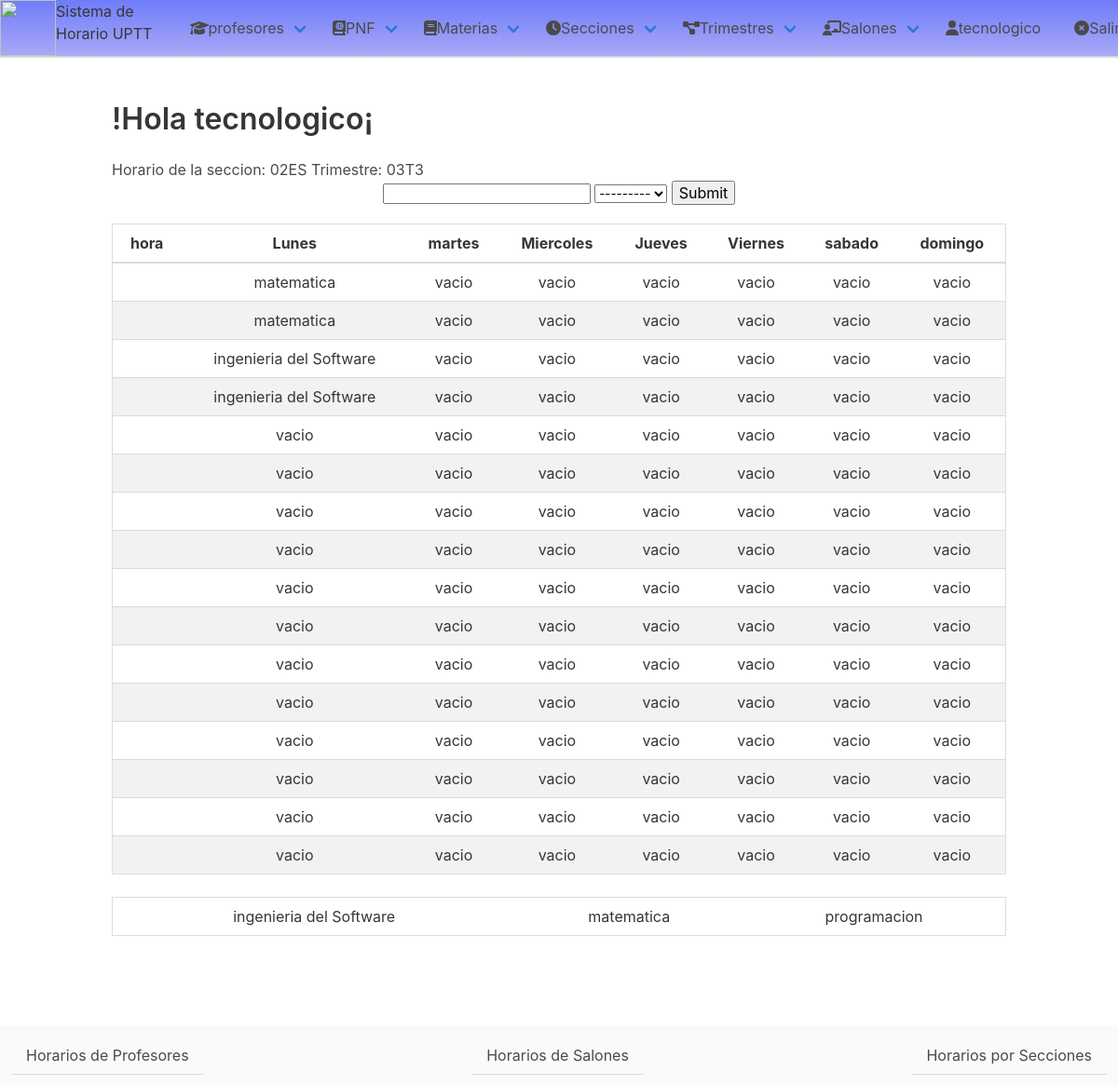
Screenshot of /editar-horario/4 (signed in) with the database file from the repository.
### horario/models.py (models this page shows, shortened)
class Horarios(models.Model):
    codigo = models.CharField(max_length=10, default=None)
    seccion = models.ForeignKey(Secciones, null=True, on_delete=models.CASCADE)
    posicion = models.TextField(max_length=5000, default=None)
    class Meta:
        ordering = ["codigo"]
        verbose_name_plural = "Horarios"

class Secciones(models.Model):
    modalidades = [('FS', "fin de semana"), ('ES', "entre semana")]
    codigo = models.CharField(max_length=10)
    pnf = models.ForeignKey(PNF, null=True, on_delete=models.CASCADE)
    trimestre = models.ForeignKey(Trimestre, on_delete=models.DO_NOTHING)
    modalidad = models.CharField(max_length=30, choices=modalidades)
    profesores = models.ManyToManyField(Profesores)
    class Meta:
        ordering = ["codigo"]
        verbose_name_plural = "Secciones"
    def __str__(self):  # __unicode__ en Python 3
        return self.codigo

class Trimestre(models.Model):
    codigo = models.CharField(max_length=10)
    materias = models.ManyToManyField(Materias)
    Trayecto = models.PositiveIntegerField('Trayecto', null=True)
    def __str__(self):
        return self.codigo

class Materias(models.Model):
    nombre = models.CharField('Nombre de Materia', max_length=50)
    codigo = models.CharField('Codigo de Materia', max_length=10)
    unidadesC = models.PositiveIntegerField('Unidades Curriculares')
    class Meta:
        ordering = ["nombre"]
        verbose_name_plural = "Materias"

### horario/views.py (the view)
# urls.py: path('editar-horario/<int:id>', views.HorarioUpdate, name="editar horario"),
@login_required
def HorarioUpdate(request, id):
    horario = get_object_or_404(Horarios, id=id)
    trimestre = Trimestre.objects.filter(codigo__icontains=horario.seccion.trimestre)
    if request.method == "POST":
        form = HorarioForm(request.POST, instance=horario)
        if form.is_valid():
            form.save()
            redirect("horario/secciones")
    else:
        form = HorarioForm()
    try:
        posicion = json.loads(horario.posicion)
        return (
            render(request, "horario/horario_update.html",
                   context={'horarios': horario, 'posicion': posicion, 'form': form, 'trimestre': trimestre},
                   )
        )
    except (KeyError, Horarios.DoesNotExist):
        return render(request, 'listasHorarios/secciones_h.html', {
            'question': horario,
            'error_message': "Ese Horario no existe, por favor escoja otro.",
        })

### horario/form.py
class HorarioForm(forms.ModelForm):
    class Meta:
        model = Horarios
        fields = ('codigo', 'seccion', 'posicion')

### templates/horario/horario_update.html (shortened to what this page needs)
{% extends 'base_home.html' %}
{% block content %}
<div>
    <div>
        <h3>Horario de la seccion: {{ horarios.seccion }} Trimestre: {{ horarios.seccion.trimestre }}</h3>
    </div>
    <form class="field has-text-centered" method="post" >{% csrf_token %}
        <span>{{ form.codigo }}</span>
        <span>{{ form.seccion }}</span>
        <input class="control" type="submit">
    </form>
</div>
    <table class="table">
        <thead>
        <th>
            hora
        </th>
        <th>
            Lunes
        </th>
        <th>
            martes
        </th>
        <th>
            Miercoles
        </th>
        <th>
            Jueves
        </th>
        <th>
            Viernes
        </th>
        <th>
            sabado
        </th>
        <th>
            domingo
        </th>
        </thead>
        <tbody>
        {% for i in "abcdefghijklmnop"%}
            <tr>
                <td class="hora">
                </td>
                {% for foo in "lmMjvsd" %}
                    <td class="objetivo"
                            {% for p in posicion %}
                                {% if foo == p.dia and i == p.hora %}
                                    id={{ foo }} name={{ i }}> {{ p.codigo }}</td><span class="is-hidden"
                                {% endif %}
                            {% endfor %}
                    id={{ foo }} name={{ i }}> vacio</span> </td>
                {% endfor %}
            </tr>
        {% endfor %}
        </tbody>
    </table>
    <div class="mt-3 mb-5">
        <table class="table">
            {% for T in trimestre %}
                {% for materia in T.materias.all %}
                    <td class="horas" id={{ materia.codigo }}>{{ materia.nombre }}</td>
                {% endfor %}
            {% endfor %}
        </table>
    </div>
{% endblock %}

### templates/base_home.html (shortened to what this page needs)
<!DOCTYPE html>
<html lang="es" >
<head>
    {% load static %}
    <link rel="stylesheet" href="{% static 'horario/css/styles.css' %}">
    <link rel="stylesheet" href="{% static 'horario/css/bulma.css' %}">
</head>
<body>
<header class="head">
    <div class="titulo navbar-brand">
        <a href="/" >
            <img class="upttlogo image" src="{% static 'horario/images/uptt.png' %}" width="60px" height="60px">
            <h3 class="is-4 is-vertical">Sistema de Horario UPTT</h3>
        </a>
    </div>
    <div class="navbar-menu has-text-centered ">
        <div class="navbar-item has-dropdown is-hoverable ">
            <a  href="{% url 'profesores' %}"  class="navbar-link"><i class="fas fa-graduation-cap"></i>profesores</a>
        </div>
        <div class="navbar-item has-dropdown is-hoverable">
            <a href="{% url 'pnf' %}" class="navbar-link"><i class="fa fa-atlas"></i>PNF</a>
        </div>
        <div class="navbar-item has-dropdown is-hoverable">
            <a href="{% url 'materia' %}" class="navbar-link"><i class="fa fa-book"></i>Materias </a>
        </div>
        <div class="navbar-item has-dropdown is-hoverable">
            <a href="{% url 'lista de secciones' %}" class="navbar-link"><i class="fa fa-clock"></i>Secciones</a>
        </div>
        <div class="navbar-item has-dropdown is-hoverable">
            <a href="{% url 'trimestres' %}" class="navbar-link"><i class="fa fa-project-diagram"></i>Trimestres</a>
        </div>
        <div class="navbar-item has-dropdown is-hoverable">
            <a href="{% url 'home' %}" class="navbar-link"><i class="fa fa-chalkboard-teacher"></i>Salones</a>
        </div>
        <div class="navbar-end">
            <div class="navbar-item is-hoverable is-right">
                {% if user.is_authenticated %}
                   <h4 class="mr-3"><i class="fa fa-user"></i>{{ user.username }}</h4><a href="{% url "salir" %}" class="navbar-link is-arrowless"><i class="fa fa-times-circle"></i>Salir</a>
                {% endif %}
            </div>
        </div>
    </div>
</header>
<section class="section">
    <div class="container">
        <h1 class="title">!Hola {{ user.username }}¡</h1>
        {% block content %}{% endblock %}
    </div>
</section>
<footer class="footer tabs ">
    <div class="is-tab">
        <a class="navbar-item" href="{% url 'horario de profesores' %}">Horarios de Profesores</a>
    </div>
    <div class="is-tab">
        <a class="navbar-item" href="{% url 'horario de salones' %}">Horarios de Salones</a>
    </div>
    <div class="is-tab">
        <a class="navbar-item" href="{% url 'horario de secciones' %}">Horarios por Secciones</a>
    </div>
</footer>
</body>
</html>

### static/horario/css/styles.css (style rules this page uses)
body { padding: 0; margin: 0; }
tr:nth-child(even) { background-color: #f2f2f2 }
th, td { text-align: center !important; padding: 16px; }
table { border-collapse: collapse; border-spacing: 0; width: 100%; border: 1px solid #ddd; margin-top: 20px; }
thead { background-color: dodgerblue; }
.upttlogo { width:60px; height:60px; float: left; }
.head { display: inline-flex; width: 100%; border: 0 solid #cddcdc; border-bottom-width: 2px; background: #f2f2f2 linear-gradient(to bottom, rgba(42, 63, 255, 0.66), rgba(0, 0, 255, 0.3)); top:0; }
.footer { bottom: 0; width: 100%; position: relative; padding: 1% !important; }
.mr-3 { margin-right: 1.5rem; }
.mt-3 { margin-top: 1.5rem; }
.mb-5 { margin-bottom: 3rem; }

### rows the page displays
Horarios: seccion "02ES", seccion.trimestre "03T3"
Materias: nombre "ingenieria del Software"
Materias: nombre "matematica"
Materias: nombre "programacion"

### other values shown
{{ user.username }} "tecnologico"
{{ p.codigo }} "matematica" "matematica" "ingenieria del Software" "ingenieria del Software"
